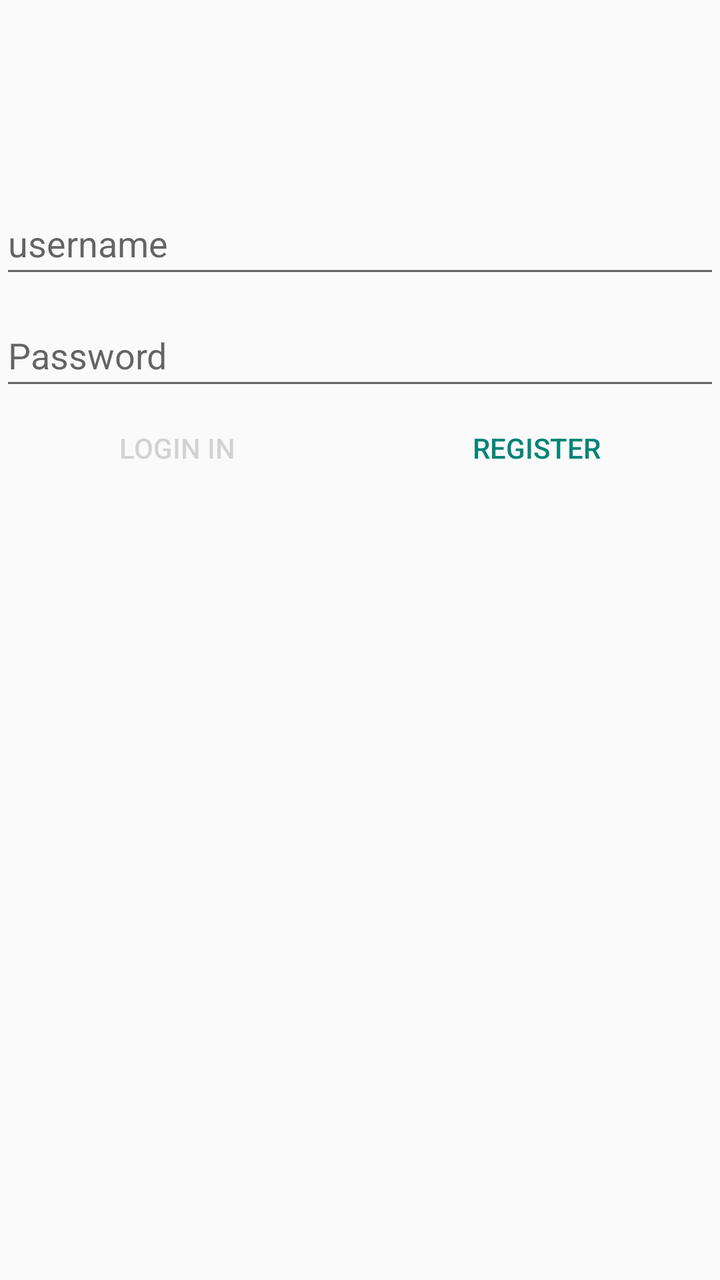
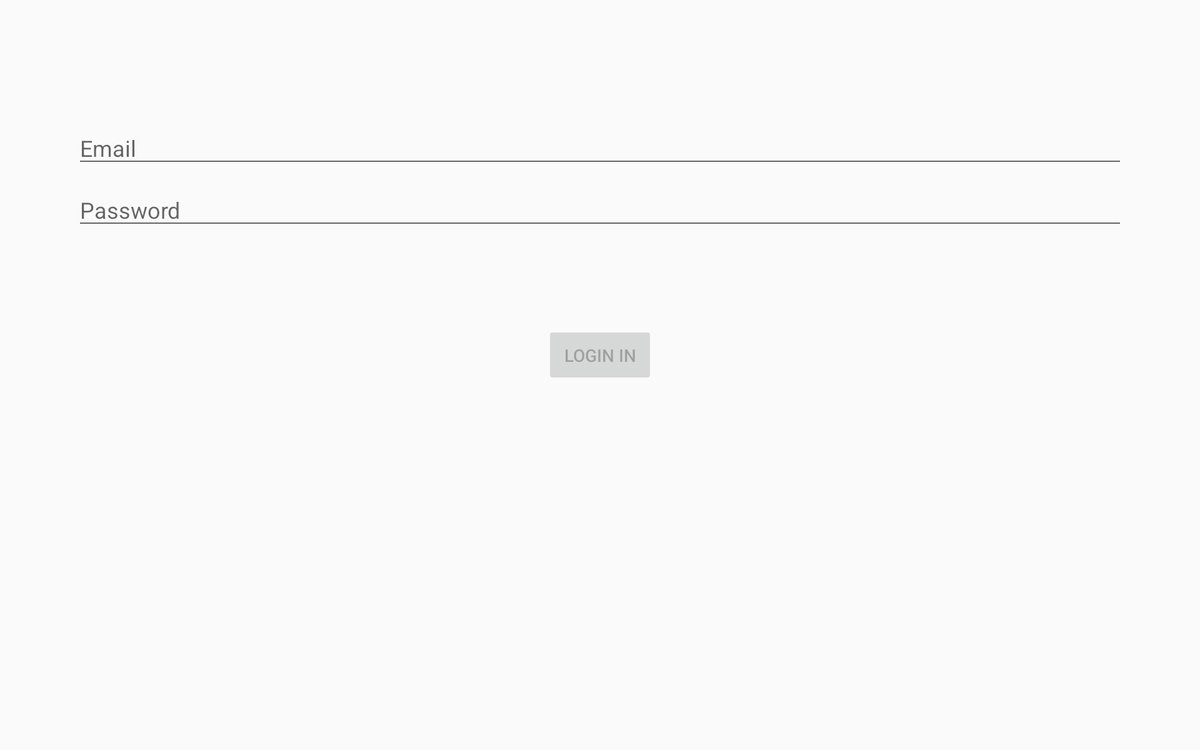

Compare how this app lays out the same screen by default and in its alternative resource folder. The renders come first, then the two layout files and the values they reference.
<!-- AndroidManifest.xml: application theme Theme.CampusLink -->
<!-- res/layout/activity_login.xml -->
<?xml version="1.0" encoding="utf-8"?>
<androidx.constraintlayout.widget.ConstraintLayout xmlns:android="http://schemas.android.com/apk/res/android"
    xmlns:app="http://schemas.android.com/apk/res-auto"
    xmlns:tools="http://schemas.android.com/tools"
    android:id="@+id/container"
    android:layout_width="match_parent"
    android:layout_height="match_parent"
    android:paddingLeft="@dimen/activity_horizontal_margin"
    android:paddingTop="@dimen/activity_vertical_margin"
    android:paddingRight="@dimen/activity_horizontal_margin"
    android:paddingBottom="@dimen/activity_vertical_margin"
    tools:context=".ui.login.LoginActivity">

    <EditText
        android:id="@+id/username"
        android:layout_width="0dp"
        android:layout_height="wrap_content"
        android:layout_marginTop="96dp"
        android:autofillHints="@string/prompt_username"
        android:hint="@string/prompt_username"
        android:inputType="textEmailAddress"
        android:minHeight="48dp"
        android:selectAllOnFocus="true"
        app:layout_constraintEnd_toEndOf="parent"
        app:layout_constraintStart_toStartOf="parent"
        app:layout_constraintTop_toTopOf="parent" />

    <EditText
        android:id="@+id/password"
        android:layout_width="0dp"
        android:layout_height="wrap_content"
        android:layout_marginTop="8dp"
        android:autofillHints="@string/prompt_password"
        android:hint="@string/prompt_password"
        android:imeActionLabel="@string/action_login_in_short"
        android:imeOptions="actionDone"
        android:inputType="textPassword"
        android:minHeight="48dp"
        android:selectAllOnFocus="true"
        app:layout_constraintEnd_toEndOf="parent"
        app:layout_constraintStart_toStartOf="parent"
        app:layout_constraintTop_toBottomOf="@+id/username" />

    <LinearLayout
        style="?android:attr/buttonBarStyle"
        app:layout_constraintTop_toBottomOf="@+id/password"
        android:orientation="horizontal"
        android:layout_width="match_parent"
        android:layout_height="wrap_content">

        <Button
            android:id="@+id/login"
            style="?android:attr/buttonBarButtonStyle"
            android:layout_weight="1"
            android:layout_width="wrap_content"
            android:layout_height="wrap_content"
            android:layout_gravity="start"
            android:layout_marginTop="16dp"
            android:enabled="false"
            android:text="@string/action_login"
            app:layout_constraintBottom_toBottomOf="parent"
            app:layout_constraintEnd_toEndOf="parent"
            app:layout_constraintStart_toStartOf="parent"
            app:layout_constraintTop_toBottomOf="@+id/password"
            app:layout_constraintVertical_bias="0.2" />

        <Button
            android:id="@+id/register"
            style="?android:attr/buttonBarButtonStyle"
            android:layout_weight="1"
            android:layout_width="wrap_content"
            android:layout_height="wrap_content"
            android:layout_gravity="end"
            android:layout_marginTop="16dp"
            android:text="@string/action_register"
            app:layout_constraintBottom_toBottomOf="parent"
            app:layout_constraintEnd_toEndOf="parent"
            app:layout_constraintStart_toStartOf="parent"
            app:layout_constraintTop_toBottomOf="@+id/password"
            app:layout_constraintVertical_bias="0.2" />
    </LinearLayout>

    <ProgressBar
        android:id="@+id/loading"
        android:layout_width="wrap_content"
        android:layout_height="wrap_content"
        android:layout_gravity="center"
        android:layout_marginTop="64dp"
        android:layout_marginBottom="64dp"
        android:visibility="gone"
        app:layout_constraintBottom_toBottomOf="parent"
        app:layout_constraintEnd_toEndOf="@+id/password"
        app:layout_constraintStart_toStartOf="@+id/password"
        app:layout_constraintTop_toTopOf="parent"
        app:layout_constraintVertical_bias="0.3" />

</androidx.constraintlayout.widget.ConstraintLayout>
<!-- resources referenced by this layout -->
<resources>
  <string name="action_login">Login in</string>
  <string name="action_login_in_short">Sign in</string>
  <string name="action_register">"Register"</string>
  <string name="prompt_password">Password</string>
  <string name="prompt_username">"username"</string>
  <style name="Theme.CampusLink" parent="Base.Theme.CampusLink" />
  <style name="Base.Theme.CampusLink" parent="Theme.MaterialComponents.DayNight.NoActionBar.Bridge">
          
          
          <item name="colorPrimary">@color/theme_color_blue</item>
          <item name="colorPrimaryVariant">@color/theme_color_blues</item>
          <item name="colorOnPrimary">@color/white</item>
  
          <item name="android:windowContentTransitions">true</item>
      </style>
  <color name="theme_color_blue">#1565C0</color>
  <color name="theme_color_blues">#5e92f3</color>
  <color name="white">#FFFFFFFF</color>
</resources>
<!-- res/layout-w936dp/activity_login.xml (the repository's variant of the layout above) -->
<!-- drawn on a 7-inch tablet turned sideways -->
<?xml version="1.0" encoding="utf-8"?>
<androidx.constraintlayout.widget.ConstraintLayout xmlns:android="http://schemas.android.com/apk/res/android"
    xmlns:app="http://schemas.android.com/apk/res-auto"
    xmlns:tools="http://schemas.android.com/tools"
    android:id="@+id/container"
    android:layout_width="match_parent"
    android:layout_height="match_parent"
    android:paddingLeft="@dimen/activity_horizontal_margin"
    android:paddingTop="@dimen/activity_vertical_margin"
    android:paddingRight="@dimen/activity_horizontal_margin"
    android:paddingBottom="@dimen/activity_vertical_margin"
    tools:context=".ui.login.LoginActivity">

    <androidx.constraintlayout.widget.ConstraintLayout
        android:layout_width="840dp"
        android:layout_height="match_parent"
        app:layout_constraintEnd_toEndOf="parent"
        app:layout_constraintStart_toStartOf="parent">

        <EditText
            android:id="@+id/username"
            android:layout_width="0dp"
            android:layout_height="wrap_content"
            android:layout_marginTop="96dp"
            android:autofillHints="@string/prompt_email"
            android:hint="@string/prompt_email"
            android:inputType="textEmailAddress"
            android:selectAllOnFocus="true"
            app:layout_constraintEnd_toEndOf="parent"
            app:layout_constraintStart_toStartOf="parent"
            app:layout_constraintTop_toTopOf="parent" />

        <EditText
            android:id="@+id/password"
            android:layout_width="0dp"
            android:layout_height="wrap_content"
            android:layout_marginTop="8dp"
            android:autofillHints="@string/prompt_password"
            android:hint="@string/prompt_password"
            android:imeActionLabel="@string/action_login_in_short"
            android:imeOptions="actionDone"
            android:inputType="textPassword"
            android:selectAllOnFocus="true"
            app:layout_constraintEnd_toEndOf="parent"
            app:layout_constraintStart_toStartOf="parent"
            app:layout_constraintTop_toBottomOf="@+id/username" />

        <Button
            android:id="@+id/login"
            android:layout_width="wrap_content"
            android:layout_height="wrap_content"
            android:layout_gravity="start"
            android:layout_marginTop="16dp"
            android:layout_marginBottom="64dp"
            android:enabled="false"
            android:text="@string/action_login"
            app:layout_constraintBottom_toBottomOf="parent"
            app:layout_constraintEnd_toEndOf="parent"
            app:layout_constraintStart_toStartOf="parent"
            app:layout_constraintTop_toBottomOf="@+id/password"
            app:layout_constraintVertical_bias="0.2" />

        <ProgressBar
            android:id="@+id/loading"
            android:layout_width="wrap_content"
            android:layout_height="wrap_content"
            android:layout_gravity="center"
            android:layout_marginTop="64dp"
            android:layout_marginBottom="64dp"
            android:visibility="gone"
            app:layout_constraintBottom_toBottomOf="parent"
            app:layout_constraintEnd_toEndOf="@+id/password"
            app:layout_constraintStart_toStartOf="@+id/password"
            app:layout_constraintTop_toTopOf="parent"
            app:layout_constraintVertical_bias="0.3" />

    </androidx.constraintlayout.widget.ConstraintLayout>
</androidx.constraintlayout.widget.ConstraintLayout>
<!-- resources referenced by the variant -->
<!-- as a 7-inch tablet turned sideways resolves them -->
<resources>
  <string name="action_login">Login in</string>
  <string name="action_login_in_short">Sign in</string>
  <string name="prompt_email">Email</string>
  <string name="prompt_password">Password</string>
  <style name="Theme.CampusLink" parent="Base.Theme.CampusLink" />
  <style name="Base.Theme.CampusLink" parent="Theme.MaterialComponents.DayNight.NoActionBar.Bridge">
          
          
          <item name="colorPrimary">@color/theme_color_blue</item>
          <item name="colorPrimaryVariant">@color/theme_color_blues</item>
          <item name="colorOnPrimary">@color/white</item>
  
          <item name="android:windowContentTransitions">true</item>
      </style>
  <color name="theme_color_blue">#1565C0</color>
  <color name="theme_color_blues">#5e92f3</color>
  <color name="white">#FFFFFFFF</color>
</resources>
